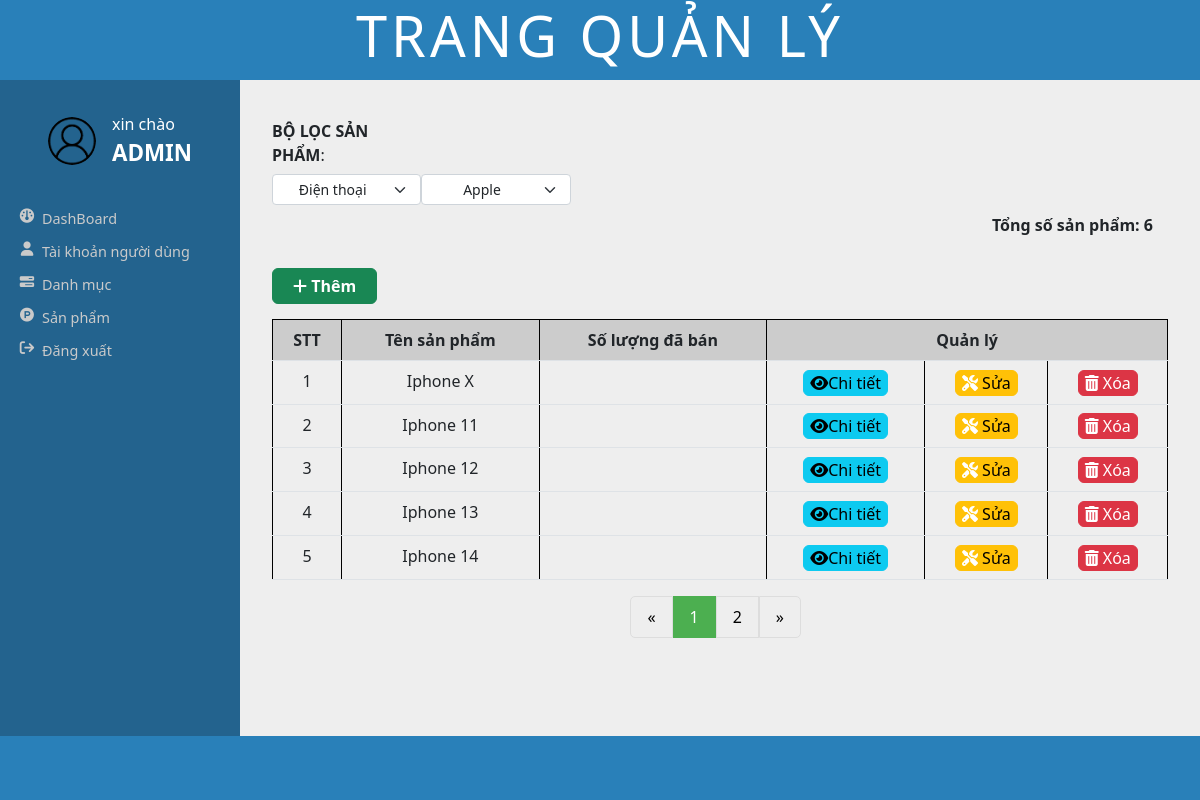
The app's page /admin/view/main.php?ql=pro with its own data.
### tables this page shows
CREATE TABLE product (
    I_id_pro INT PRIMARY KEY AUTO_INCREMENT,
    T_name_pro VARCHAR(50),
    T_img_sample_pro VARCHAR(250),
    T_feature VARCHAR(400),
    T_description VARCHAR(100),
    I_sold int,
    I_id_category int,
    FOREIGN KEY (I_id_category) REFERENCES category(I_id_category)
);

### admin/model/productModel.php (called while the page is built, shortened)
<?php
    class ProductModel{
        private $conn;
        public function __construct($conn) {
            $this->conn = $conn;
        }
        public function selectProduct2($id_xoa){
            $sql = "SELECT * FROM product WHERE I_id_category=$id_xoa";
            $result = mysqli_query($this->conn, $sql);
            return $result;
        }
        public function selectProductPage($idsub, $limit, $start){
            $sql = "SELECT * FROM product WHERE I_id_category = $idsub LIMIT $limit OFFSET $start";
            $result = mysqli_query($this->conn, $sql);
            return $result;
        }
    }
?>

### admin/model/categoryModel.php (called while the page is built, shortened)
<?php
    class CategoryModel{
        private $conn;
        public function __construct($conn) {
            $this->conn = $conn;
        }
        public function selectCategoryParent(){
            $sql = "SELECT * FROM category WHERE I_id_parent IS NULL ";
            $result = mysqli_query($this->conn, $sql);
            return $result;
        }
        public function selectCategorySub($id_sub){
            $sql = "SELECT * FROM category WHERE I_id_parent=$id_sub";
            $result = mysqli_query($this->conn, $sql);
            return $result;
        }
    }
?>

### admin/view/content/product/product.php (the view, shortened to what this page needs)
<?php
    $pro = new ProductController($conn);
    $pro->filterProduct();
    $pro->deleteProduct();
?>
<?php
    $idPr = isset($_SESSION['idPr']) ? $_SESSION['idPr'] : 0;
    $idSub = isset($_SESSION['idSub']) ? $_SESSION['idSub'] : 0;
    $currentPage = isset($_GET['page']) ? $_GET['page'] : 1;
    $limit = 5;
    $start = ($currentPage - 1) * $limit;
    $result = $pro->selectProductPage($idSub, $limit, $start);
    $totalProducts = mysqli_num_rows($pro->selectProduct2($idSub));
    $totalPages = ceil($totalProducts / $limit);
    $stt = ($currentPage - 1) * $limit + 1;
?>
<div>
    <p style="text-align: right; padding-right: 15px;"><b>Tổng số sản phẩm: <?php echo $totalProducts; ?></b></p>
</div>
<button class="btn btn-success btn_add">
    <a href="main.php?ql=pro_add&idPr=<?php echo $idPr; ?>&page=<?php echo $currentPage; ?>">
      <i class="icon fa-solid fa-plus"></i>
      Thêm
    </a>
</button>
<div id="productTableContainer">
<table class="table table-hover">
    <tr class="tr_first">
        <td>STT</td>
        <td>Tên sản phẩm</td>
        <td>Số lượng đã bán</td>
        <td colspan="3">Quản lý</td>
    </tr>
    <?php
        while ($row = mysqli_fetch_array($result)) {
    ?>
            <tr>
                <td><?php echo $stt++ ?></td>
                <td><?php echo $row['T_name_pro']; ?></td>
                <td><?php echo $row['I_sold']; ?></td>
                <td>
                    <a href='main.php?ql=pro_de&idpro=<?php echo $row['I_id_pro']; ?>'>
                        <button class='btn btn-info'>
                            <i class='fa-solid fa-eye'></i>Chi tiết
                        </button>
                    </a>
                </td>
                <td>
                    <a href='main.php?ql=pro_update&id_sua=<?php echo $row['I_id_pro']; ?>&idPr=<?php echo $idPr; ?>&idSub=<?php echo $idSub; ?>&page=<?php echo $currentPage; ?>'>
                        <button class='btn btn-warning'>
                            <i class='icon fa-solid fa-screwdriver-wrench'></i> Sửa
                        </button>
                    </a>
                </td>
                <td>
                    <a href='main.php?ql=pro_delete&id_xoa=<?php echo $row['I_id_pro']; ?>&idPr=<?php echo $idPr; ?>&idSub=<?php echo $idSub; ?>&page=<?php echo $currentPage; ?>'>
                        <button class='btn btn-danger'>
                            <i class='icon fa-solid fa-trash-can'></i> Xóa
                        </button>
                    </a>
                </td>
            </tr>
    <?php
        }
    ?>
</table>
</div>
<div class="pagination">
    <a href="#">&laquo;</a>
    <?php
        for ($i = 1; $i <= $totalPages; $i++) {
            echo "<a href='main.php?ql=pro&danhmucPR=$idPr&danhmucSub=$idSub&page=$i'";
            if ($i == $currentPage) {
                echo " class='active'";
            }
            echo "> $i</a>";
        }
    ?>
    <a href="#">&raquo;</a>
</div>
<link rel="stylesheet" href="../assets/css/product.css">

### admin/assets/css/main.css (style rules this page uses)
:root { --main-color: #2980b9; --main-color-dark: #23638e; --red: #e74c3c; --orange: #f39c12; --light-color: #cacaca; --light-bg: #eee; --white: #fff; --black: #2c3e50; --border: .1rem solid rgba(0, 0, 0, .3); --box-shodow: 0 .5rem 1rem rgba(0, 0, 0, .1); }
* { margin: 0; padding: 0; box-sizing: border-box; }
body { height: 100vh; }
.content .btn.btn_add { margin: 15px 0; padding: 5px 20px; }
.content .tr_first { border-top: 1px solid #000; background-color: #ccc; font-weight: 600; }
.content td { border-left: 1px solid #000; border-right: 1px solid #000; text-align: center; }
.content .btn { padding: 0 6px; }
.content .btn .icon { color: #fff; }
.content .btn a { color: #fff; font-weight: 600; text-decoration: none; }

### admin/assets/css/product.css (style rules this page uses)
.pagination { display: inline-block; margin-left: 40%; }
.pagination a { color: black; float: left; padding: 8px 16px; text-decoration: none; border: 1px solid #ddd; }
.pagination a.active { background-color: #4CAF50; color: white; border: 1px solid #4CAF50; }
.pagination a:first-child { border-top-left-radius: 5px; border-bottom-left-radius: 5px; }
.pagination a:last-child { border-top-right-radius: 5px; border-bottom-right-radius: 5px; }

### records on screen
product: T_name_pro "Iphone X"
product: T_name_pro "Iphone 11"
product: T_name_pro "Iphone 12"
product: T_name_pro "Iphone 13"
product: T_name_pro "Iphone 14"

### other values on screen
$totalProducts "6"
form field danhmucPR "Điện thoại"
form field danhmucSub "Apple"
